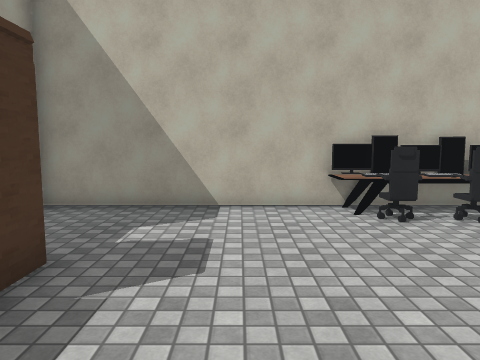
View 1 (above)

16 first-person views from a walk through a 3-D level made in the Unity game engine. The camera is 1.5 m above the floor, tilts 6° down and sees 70° across. The floor is counted in squares, 1 m on a side. Each view is taken from the middle of a square. On the plan, view 1 faces up. The plan holds only what a view shows up to about 16 squares ahead; the rest is blank. The place goes on beyond the plan. The player is left out. Some surface patterns are stand-ins.

View 2
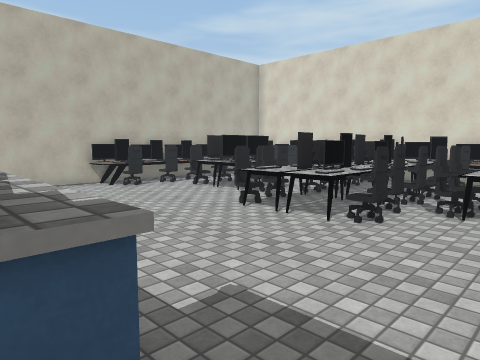

View 3
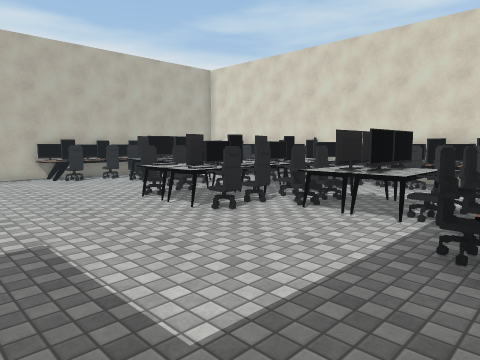

View 4
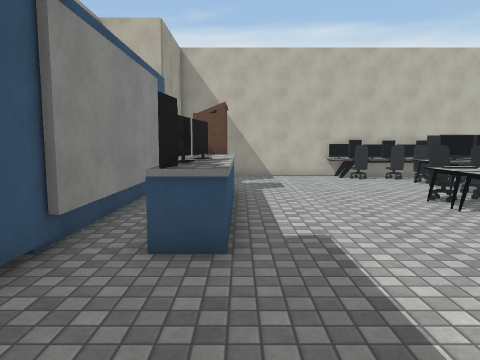

View 5
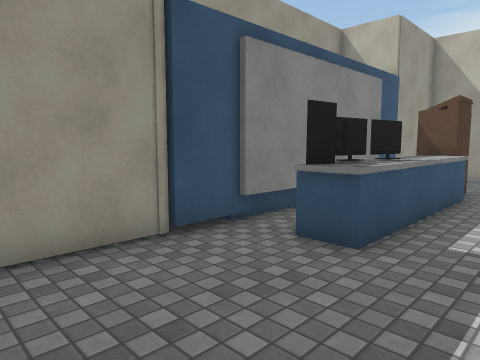

View 6
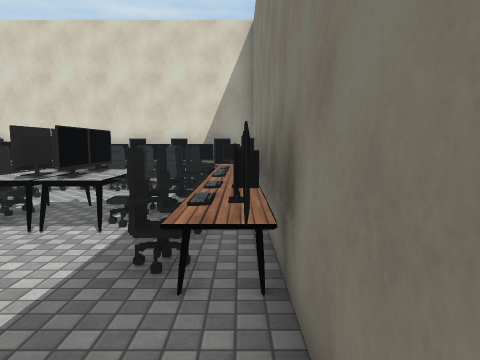

View 7
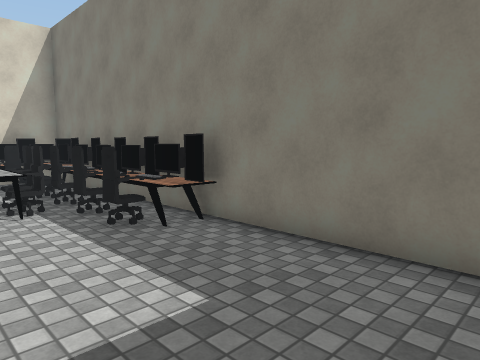

View 8
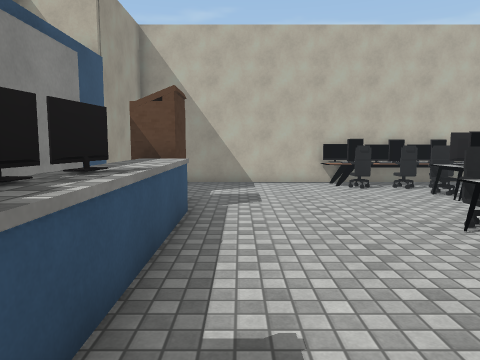

View 9
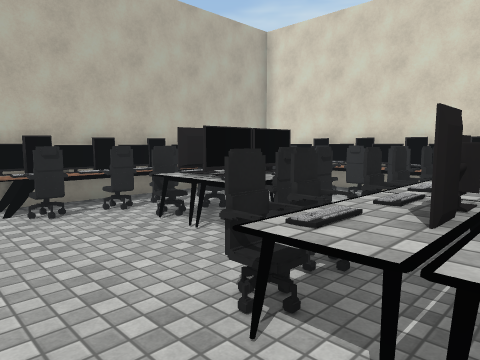

View 10
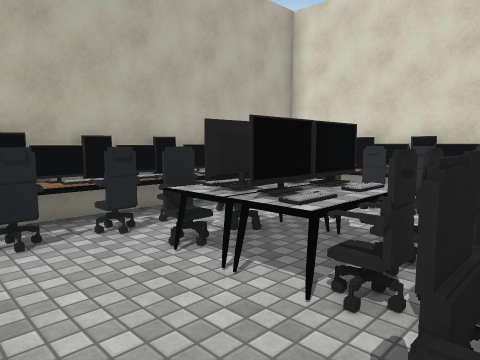

View 11
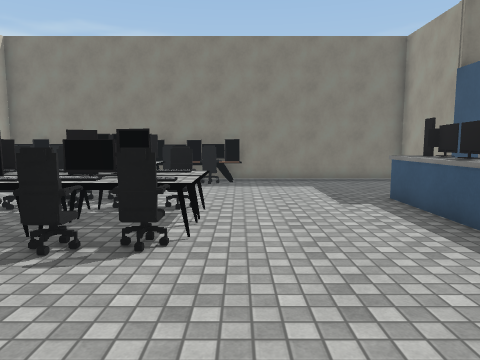

View 12
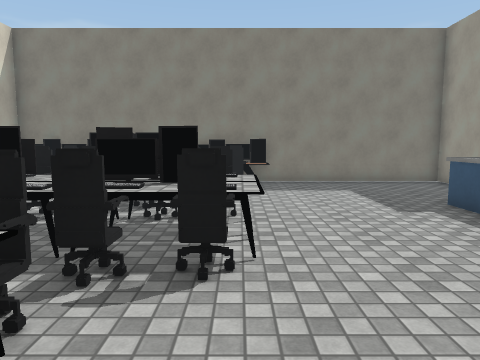

View 13
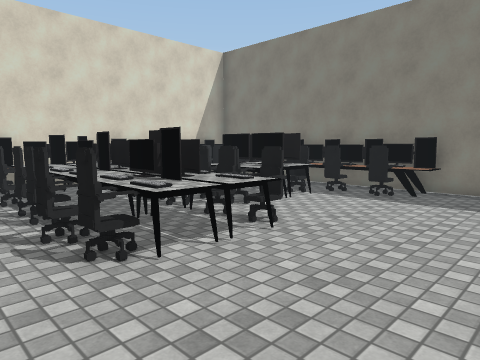

View 14
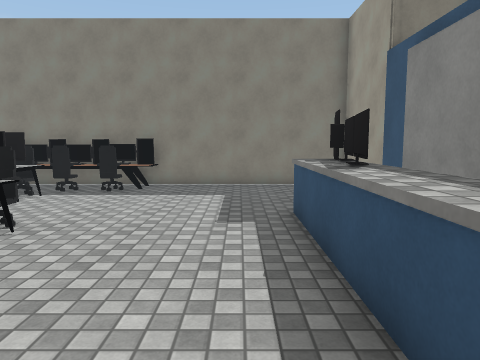

View 15
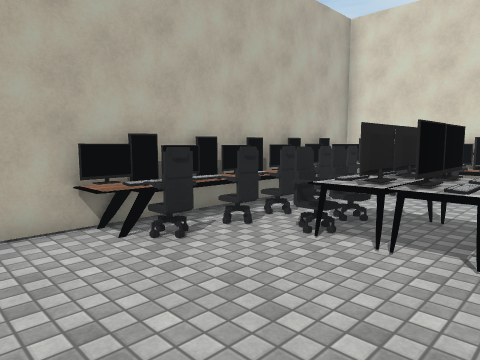

View 16
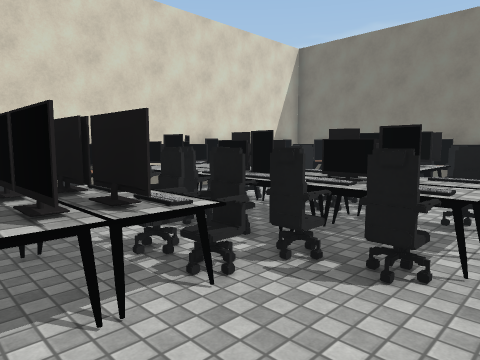

### Floor plan
Key: @ floor where view 1 was taken; # wall or solid block; . floor; = window, fence, low wall or low ledge; ^ raised ledge; C chair; K keyboard; T table; O other object.
Columns run from 5 left of view 1 to 7 right of it. Each row starts with its distance up from view 1.
  8 ########OO#OO
  7 #......=CK^OO
  6 #.......O.CCC
  5 # ........CKO
  4 O O.......TTT
  3 # #.......KKK
  2 # ^^......CC.
  1 # ^^....CCCCC
  0 #.^^.@..KKKKO
 -1 #.O^....KKOOO
 -2 #.#^....CCCCC
 -3 O.#^......CCC
 -4 #.........TTT
 -5 #.........TTT
 -6 #.........CCC
 -7 #......=CCCCC
 -8 #......###OOO
 -9 #############

Where each view was taken, in squares from view 1:
view 1: 0 up, 0 right, facing up
view 2: 5 down, 3 left, facing up-right
view 3: 8 down, 2 left, facing up-right
view 4: 8 down, 2 left, facing up
view 5: 8 down, 0 right, facing up-left
view 6: 8 down, 1 left, facing right
view 7: 4 down, 3 left, facing down-right
view 8: 5 down, 1 left, facing up
view 9: 1 down, 1 right, facing up-right
view 10: 1 up, 2 right, facing up-right
view 11: 6 up, 2 right, facing down
view 12: 5 up, 3 right, facing down
view 13: 3 up, 1 left, facing down-right
view 14: 4 up, 1 left, facing down
view 15: 2 up, 0 right, facing up-right
view 16: 5 up, 2 right, facing down-right
